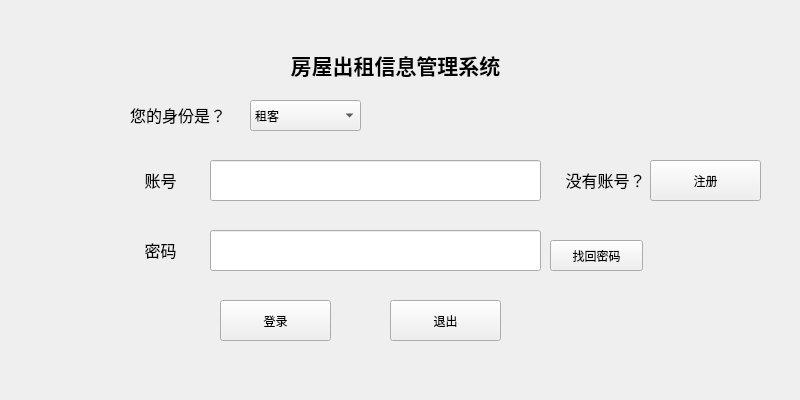
<?xml version="1.0" encoding="UTF-8"?>
<ui version="4.0">
 <class>login</class>
 <widget class="QWidget" name="login">
  <property name="geometry">
   <rect>
    <x>0</x>
    <y>0</y>
    <width>800</width>
    <height>400</height>
   </rect>
  </property>
  <property name="windowTitle">
   <string>login</string>
  </property>
  <widget class="QLabel" name="label">
   <property name="geometry">
    <rect>
     <x>220</x>
     <y>30</y>
     <width>351</width>
     <height>71</height>
    </rect>
   </property>
   <property name="text">
    <string>&lt;html&gt;&lt;head/&gt;&lt;body&gt;&lt;p align=&quot;center&quot;&gt;&lt;span style=&quot; font-size:16pt; font-weight:700;&quot;&gt;房屋出租信息管理系统&lt;/span&gt;&lt;/p&gt;&lt;/body&gt;&lt;/html&gt;</string>
   </property>
  </widget>
  <widget class="QLabel" name="label_2">
   <property name="geometry">
    <rect>
     <x>90</x>
     <y>160</y>
     <width>141</width>
     <height>41</height>
    </rect>
   </property>
   <property name="text">
    <string>&lt;html&gt;&lt;head/&gt;&lt;body&gt;&lt;p align=&quot;center&quot;&gt;&lt;span style=&quot; font-size:12pt;&quot;&gt;账号&lt;/span&gt;&lt;/p&gt;&lt;/body&gt;&lt;/html&gt;</string>
   </property>
  </widget>
  <widget class="QLabel" name="label_3">
   <property name="geometry">
    <rect>
     <x>90</x>
     <y>230</y>
     <width>141</width>
     <height>41</height>
    </rect>
   </property>
   <property name="text">
    <string>&lt;html&gt;&lt;head/&gt;&lt;body&gt;&lt;p align=&quot;center&quot;&gt;&lt;span style=&quot; font-size:12pt;&quot;&gt;密码&lt;/span&gt;&lt;/p&gt;&lt;/body&gt;&lt;/html&gt;</string>
   </property>
  </widget>
  <widget class="QLineEdit" name="l_idLineEdit">
   <property name="geometry">
    <rect>
     <x>210</x>
     <y>160</y>
     <width>331</width>
     <height>41</height>
    </rect>
   </property>
  </widget>
  <widget class="QLineEdit" name="l_passwordLineEdit">
   <property name="geometry">
    <rect>
     <x>210</x>
     <y>230</y>
     <width>331</width>
     <height>41</height>
    </rect>
   </property>
   <property name="echoMode">
    <enum>QLineEdit::Password</enum>
   </property>
  </widget>
  <widget class="QLabel" name="label_4">
   <property name="geometry">
    <rect>
     <x>550</x>
     <y>160</y>
     <width>111</width>
     <height>41</height>
    </rect>
   </property>
   <property name="text">
    <string>&lt;html&gt;&lt;head/&gt;&lt;body&gt;&lt;p align=&quot;center&quot;&gt;&lt;span style=&quot; font-size:12pt;&quot;&gt;没有账号？&lt;/span&gt;&lt;/p&gt;&lt;/body&gt;&lt;/html&gt;</string>
   </property>
  </widget>
  <widget class="QPushButton" name="l_loginButton">
   <property name="geometry">
    <rect>
     <x>220</x>
     <y>300</y>
     <width>111</width>
     <height>41</height>
    </rect>
   </property>
   <property name="text">
    <string>登录</string>
   </property>
  </widget>
  <widget class="QPushButton" name="l_cancelButton">
   <property name="geometry">
    <rect>
     <x>390</x>
     <y>300</y>
     <width>111</width>
     <height>41</height>
    </rect>
   </property>
   <property name="text">
    <string>退出</string>
   </property>
  </widget>
  <widget class="QPushButton" name="l_editButton">
   <property name="geometry">
    <rect>
     <x>650</x>
     <y>160</y>
     <width>111</width>
     <height>41</height>
    </rect>
   </property>
   <property name="text">
    <string>注册</string>
   </property>
  </widget>
  <widget class="QLabel" name="label_5">
   <property name="geometry">
    <rect>
     <x>130</x>
     <y>100</y>
     <width>121</width>
     <height>31</height>
    </rect>
   </property>
   <property name="text">
    <string>&lt;html&gt;&lt;head/&gt;&lt;body&gt;&lt;p&gt;&lt;span style=&quot; font-size:12pt;&quot;&gt;您的身份是？&lt;/span&gt;&lt;/p&gt;&lt;/body&gt;&lt;/html&gt;</string>
   </property>
  </widget>
  <widget class="QComboBox" name="l_selectBox">
   <property name="geometry">
    <rect>
     <x>250</x>
     <y>100</y>
     <width>111</width>
     <height>31</height>
    </rect>
   </property>
   <item>
    <property name="text">
     <string>租客</string>
    </property>
   </item>
   <item>
    <property name="text">
     <string>房东</string>
    </property>
   </item>
   <item>
    <property name="text">
     <string>管理员</string>
    </property>
   </item>
  </widget>
  <widget class="QPushButton" name="findbackButton">
   <property name="geometry">
    <rect>
     <x>550</x>
     <y>240</y>
     <width>93</width>
     <height>31</height>
    </rect>
   </property>
   <property name="text">
    <string>找回密码</string>
   </property>
  </widget>
 </widget>
 <resources/>
 <connections/>
</ui>
